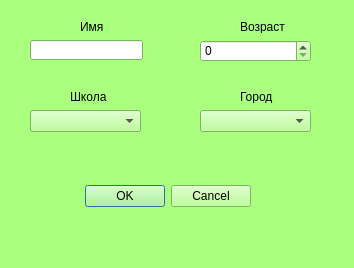
<?xml version="1.0" encoding="UTF-8"?>
<ui version="4.0">
 <class>listenerred</class>
 <widget class="QDialog" name="listenerred">
  <property name="geometry">
   <rect>
    <x>0</x>
    <y>0</y>
    <width>354</width>
    <height>268</height>
   </rect>
  </property>
  <property name="palette">
   <palette>
    <active>
     <colorrole role="WindowText">
      <brush brushstyle="SolidPattern">
       <color alpha="255">
        <red>0</red>
        <green>0</green>
        <blue>0</blue>
       </color>
      </brush>
     </colorrole>
     <colorrole role="Button">
      <brush brushstyle="SolidPattern">
       <color alpha="255">
        <red>170</red>
        <green>255</green>
        <blue>127</blue>
       </color>
      </brush>
     </colorrole>
     <colorrole role="Light">
      <brush brushstyle="SolidPattern">
       <color alpha="255">
        <red>255</red>
        <green>255</green>
        <blue>255</blue>
       </color>
      </brush>
     </colorrole>
     <colorrole role="Midlight">
      <brush brushstyle="SolidPattern">
       <color alpha="255">
        <red>212</red>
        <green>255</green>
        <blue>191</blue>
       </color>
      </brush>
     </colorrole>
     <colorrole role="Dark">
      <brush brushstyle="SolidPattern">
       <color alpha="255">
        <red>85</red>
        <green>127</green>
        <blue>63</blue>
       </color>
      </brush>
     </colorrole>
     <colorrole role="Mid">
      <brush brushstyle="SolidPattern">
       <color alpha="255">
        <red>113</red>
        <green>170</green>
        <blue>84</blue>
       </color>
      </brush>
     </colorrole>
     <colorrole role="Text">
      <brush brushstyle="SolidPattern">
       <color alpha="255">
        <red>0</red>
        <green>0</green>
        <blue>0</blue>
       </color>
      </brush>
     </colorrole>
     <colorrole role="BrightText">
      <brush brushstyle="SolidPattern">
       <color alpha="255">
        <red>255</red>
        <green>255</green>
        <blue>255</blue>
       </color>
      </brush>
     </colorrole>
     <colorrole role="ButtonText">
      <brush brushstyle="SolidPattern">
       <color alpha="255">
        <red>0</red>
        <green>0</green>
        <blue>0</blue>
       </color>
      </brush>
     </colorrole>
     <colorrole role="Base">
      <brush brushstyle="SolidPattern">
       <color alpha="255">
        <red>255</red>
        <green>255</green>
        <blue>255</blue>
       </color>
      </brush>
     </colorrole>
     <colorrole role="Window">
      <brush brushstyle="SolidPattern">
       <color alpha="255">
        <red>170</red>
        <green>255</green>
        <blue>127</blue>
       </color>
      </brush>
     </colorrole>
     <colorrole role="Shadow">
      <brush brushstyle="SolidPattern">
       <color alpha="255">
        <red>0</red>
        <green>0</green>
        <blue>0</blue>
       </color>
      </brush>
     </colorrole>
     <colorrole role="AlternateBase">
      <brush brushstyle="SolidPattern">
       <color alpha="255">
        <red>212</red>
        <green>255</green>
        <blue>191</blue>
       </color>
      </brush>
     </colorrole>
     <colorrole role="ToolTipBase">
      <brush brushstyle="SolidPattern">
       <color alpha="255">
        <red>255</red>
        <green>255</green>
        <blue>220</blue>
       </color>
      </brush>
     </colorrole>
     <colorrole role="ToolTipText">
      <brush brushstyle="SolidPattern">
       <color alpha="255">
        <red>0</red>
        <green>0</green>
        <blue>0</blue>
       </color>
      </brush>
     </colorrole>
    </active>
    <inactive>
     <colorrole role="WindowText">
      <brush brushstyle="SolidPattern">
       <color alpha="255">
        <red>0</red>
        <green>0</green>
        <blue>0</blue>
       </color>
      </brush>
     </colorrole>
     <colorrole role="Button">
      <brush brushstyle="SolidPattern">
       <color alpha="255">
        <red>170</red>
        <green>255</green>
        <blue>127</blue>
       </color>
      </brush>
     </colorrole>
     <colorrole role="Light">
      <brush brushstyle="SolidPattern">
       <color alpha="255">
        <red>255</red>
        <green>255</green>
        <blue>255</blue>
       </color>
      </brush>
     </colorrole>
     <colorrole role="Midlight">
      <brush brushstyle="SolidPattern">
       <color alpha="255">
        <red>212</red>
        <green>255</green>
        <blue>191</blue>
       </color>
      </brush>
     </colorrole>
     <colorrole role="Dark">
      <brush brushstyle="SolidPattern">
       <color alpha="255">
        <red>85</red>
        <green>127</green>
        <blue>63</blue>
       </color>
      </brush>
     </colorrole>
     <colorrole role="Mid">
      <brush brushstyle="SolidPattern">
       <color alpha="255">
        <red>113</red>
        <green>170</green>
        <blue>84</blue>
       </color>
      </brush>
     </colorrole>
     <colorrole role="Text">
      <brush brushstyle="SolidPattern">
       <color alpha="255">
        <red>0</red>
        <green>0</green>
        <blue>0</blue>
       </color>
      </brush>
     </colorrole>
     <colorrole role="BrightText">
      <brush brushstyle="SolidPattern">
       <color alpha="255">
        <red>255</red>
        <green>255</green>
        <blue>255</blue>
       </color>
      </brush>
     </colorrole>
     <colorrole role="ButtonText">
      <brush brushstyle="SolidPattern">
       <color alpha="255">
        <red>0</red>
        <green>0</green>
        <blue>0</blue>
       </color>
      </brush>
     </colorrole>
     <colorrole role="Base">
      <brush brushstyle="SolidPattern">
       <color alpha="255">
        <red>255</red>
        <green>255</green>
        <blue>255</blue>
       </color>
      </brush>
     </colorrole>
     <colorrole role="Window">
      <brush brushstyle="SolidPattern">
       <color alpha="255">
        <red>170</red>
        <green>255</green>
        <blue>127</blue>
       </color>
      </brush>
     </colorrole>
     <colorrole role="Shadow">
      <brush brushstyle="SolidPattern">
       <color alpha="255">
        <red>0</red>
        <green>0</green>
        <blue>0</blue>
       </color>
      </brush>
     </colorrole>
     <colorrole role="AlternateBase">
      <brush brushstyle="SolidPattern">
       <color alpha="255">
        <red>212</red>
        <green>255</green>
        <blue>191</blue>
       </color>
      </brush>
     </colorrole>
     <colorrole role="ToolTipBase">
      <brush brushstyle="SolidPattern">
       <color alpha="255">
        <red>255</red>
        <green>255</green>
        <blue>220</blue>
       </color>
      </brush>
     </colorrole>
     <colorrole role="ToolTipText">
      <brush brushstyle="SolidPattern">
       <color alpha="255">
        <red>0</red>
        <green>0</green>
        <blue>0</blue>
       </color>
      </brush>
     </colorrole>
    </inactive>
    <disabled>
     <colorrole role="WindowText">
      <brush brushstyle="SolidPattern">
       <color alpha="255">
        <red>85</red>
        <green>127</green>
        <blue>63</blue>
       </color>
      </brush>
     </colorrole>
     <colorrole role="Button">
      <brush brushstyle="SolidPattern">
       <color alpha="255">
        <red>170</red>
        <green>255</green>
        <blue>127</blue>
       </color>
      </brush>
     </colorrole>
     <colorrole role="Light">
      <brush brushstyle="SolidPattern">
       <color alpha="255">
        <red>255</red>
        <green>255</green>
        <blue>255</blue>
       </color>
      </brush>
     </colorrole>
     <colorrole role="Midlight">
      <brush brushstyle="SolidPattern">
       <color alpha="255">
        <red>212</red>
        <green>255</green>
        <blue>191</blue>
       </color>
      </brush>
     </colorrole>
     <colorrole role="Dark">
      <brush brushstyle="SolidPattern">
       <color alpha="255">
        <red>85</red>
        <green>127</green>
        <blue>63</blue>
       </color>
      </brush>
     </colorrole>
     <colorrole role="Mid">
      <brush brushstyle="SolidPattern">
       <color alpha="255">
        <red>113</red>
        <green>170</green>
        <blue>84</blue>
       </color>
      </brush>
     </colorrole>
     <colorrole role="Text">
      <brush brushstyle="SolidPattern">
       <color alpha="255">
        <red>85</red>
        <green>127</green>
        <blue>63</blue>
       </color>
      </brush>
     </colorrole>
     <colorrole role="BrightText">
      <brush brushstyle="SolidPattern">
       <color alpha="255">
        <red>255</red>
        <green>255</green>
        <blue>255</blue>
       </color>
      </brush>
     </colorrole>
     <colorrole role="ButtonText">
      <brush brushstyle="SolidPattern">
       <color alpha="255">
        <red>85</red>
        <green>127</green>
        <blue>63</blue>
       </color>
      </brush>
     </colorrole>
     <colorrole role="Base">
      <brush brushstyle="SolidPattern">
       <color alpha="255">
        <red>170</red>
        <green>255</green>
        <blue>127</blue>
       </color>
      </brush>
     </colorrole>
     <colorrole role="Window">
      <brush brushstyle="SolidPattern">
       <color alpha="255">
        <red>170</red>
        <green>255</green>
        <blue>127</blue>
       </color>
      </brush>
     </colorrole>
     <colorrole role="Shadow">
      <brush brushstyle="SolidPattern">
       <color alpha="255">
        <red>0</red>
        <green>0</green>
        <blue>0</blue>
       </color>
      </brush>
     </colorrole>
     <colorrole role="AlternateBase">
      <brush brushstyle="SolidPattern">
       <color alpha="255">
        <red>170</red>
        <green>255</green>
        <blue>127</blue>
       </color>
      </brush>
     </colorrole>
     <colorrole role="ToolTipBase">
      <brush brushstyle="SolidPattern">
       <color alpha="255">
        <red>255</red>
        <green>255</green>
        <blue>220</blue>
       </color>
      </brush>
     </colorrole>
     <colorrole role="ToolTipText">
      <brush brushstyle="SolidPattern">
       <color alpha="255">
        <red>0</red>
        <green>0</green>
        <blue>0</blue>
       </color>
      </brush>
     </colorrole>
    </disabled>
   </palette>
  </property>
  <property name="windowTitle">
   <string>Слушатель</string>
  </property>
  <widget class="QDialogButtonBox" name="buttonBox">
   <property name="geometry">
    <rect>
     <x>-90</x>
     <y>180</y>
     <width>341</width>
     <height>32</height>
    </rect>
   </property>
   <property name="orientation">
    <enum>Qt::Horizontal</enum>
   </property>
   <property name="standardButtons">
    <set>QDialogButtonBox::Cancel|QDialogButtonBox::Ok</set>
   </property>
  </widget>
  <widget class="QLineEdit" name="lineEdit">
   <property name="geometry">
    <rect>
     <x>30</x>
     <y>40</y>
     <width>113</width>
     <height>20</height>
    </rect>
   </property>
  </widget>
  <widget class="QComboBox" name="comboBox">
   <property name="geometry">
    <rect>
     <x>30</x>
     <y>110</y>
     <width>111</width>
     <height>22</height>
    </rect>
   </property>
  </widget>
  <widget class="QComboBox" name="comboBox_2">
   <property name="geometry">
    <rect>
     <x>200</x>
     <y>110</y>
     <width>111</width>
     <height>22</height>
    </rect>
   </property>
  </widget>
  <widget class="QSpinBox" name="spinBox">
   <property name="geometry">
    <rect>
     <x>200</x>
     <y>40</y>
     <width>111</width>
     <height>22</height>
    </rect>
   </property>
  </widget>
  <widget class="QLabel" name="label">
   <property name="geometry">
    <rect>
     <x>80</x>
     <y>20</y>
     <width>47</width>
     <height>13</height>
    </rect>
   </property>
   <property name="text">
    <string>Имя</string>
   </property>
  </widget>
  <widget class="QLabel" name="label_2">
   <property name="geometry">
    <rect>
     <x>240</x>
     <y>20</y>
     <width>47</width>
     <height>13</height>
    </rect>
   </property>
   <property name="text">
    <string>Возраст</string>
   </property>
  </widget>
  <widget class="QLabel" name="label_3">
   <property name="geometry">
    <rect>
     <x>70</x>
     <y>90</y>
     <width>47</width>
     <height>13</height>
    </rect>
   </property>
   <property name="text">
    <string>Школа</string>
   </property>
  </widget>
  <widget class="QLabel" name="label_4">
   <property name="geometry">
    <rect>
     <x>240</x>
     <y>90</y>
     <width>47</width>
     <height>13</height>
    </rect>
   </property>
   <property name="text">
    <string>Город</string>
   </property>
  </widget>
 </widget>
 <resources/>
 <connections>
  <connection>
   <sender>buttonBox</sender>
   <signal>accepted()</signal>
   <receiver>listenerred</receiver>
   <slot>accept()</slot>
   <hints>
    <hint type="sourcelabel">
     <x>248</x>
     <y>254</y>
    </hint>
    <hint type="destinationlabel">
     <x>157</x>
     <y>274</y>
    </hint>
   </hints>
  </connection>
  <connection>
   <sender>buttonBox</sender>
   <signal>rejected()</signal>
   <receiver>listenerred</receiver>
   <slot>reject()</slot>
   <hints>
    <hint type="sourcelabel">
     <x>316</x>
     <y>260</y>
    </hint>
    <hint type="destinationlabel">
     <x>286</x>
     <y>274</y>
    </hint>
   </hints>
  </connection>
 </connections>
</ui>
